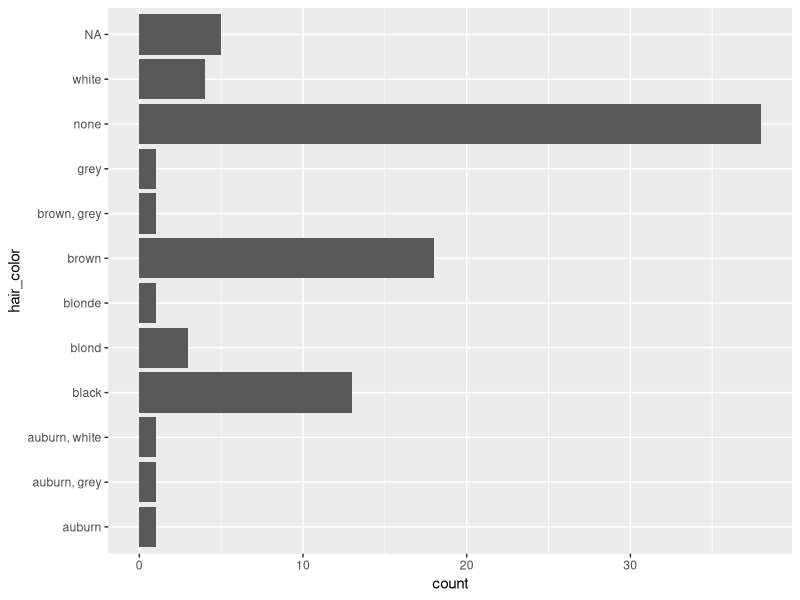
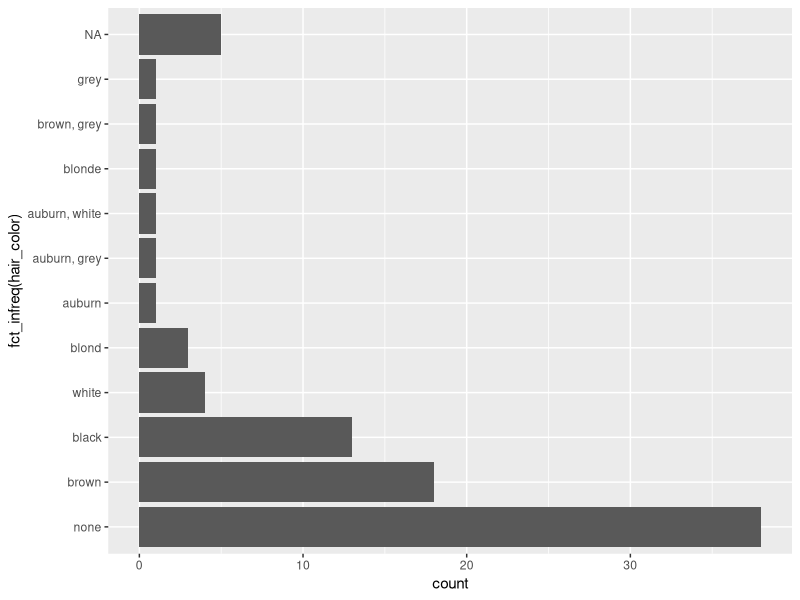
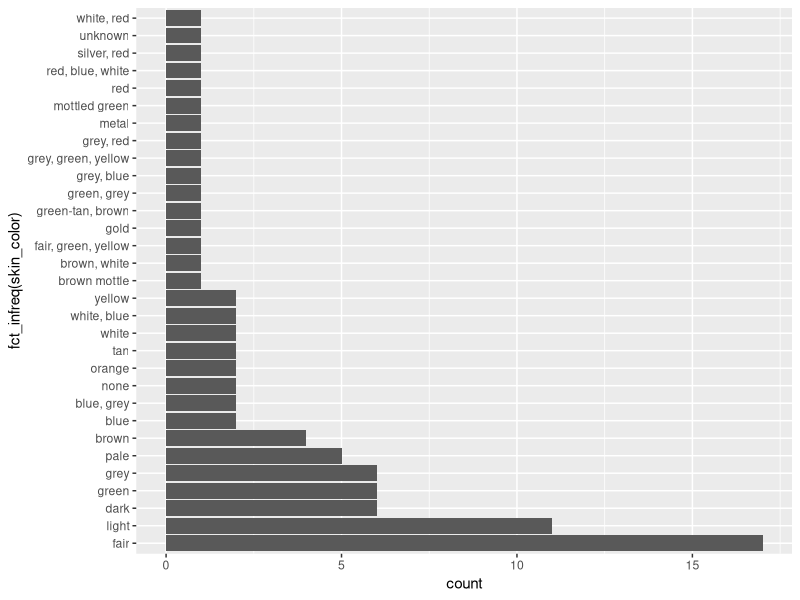
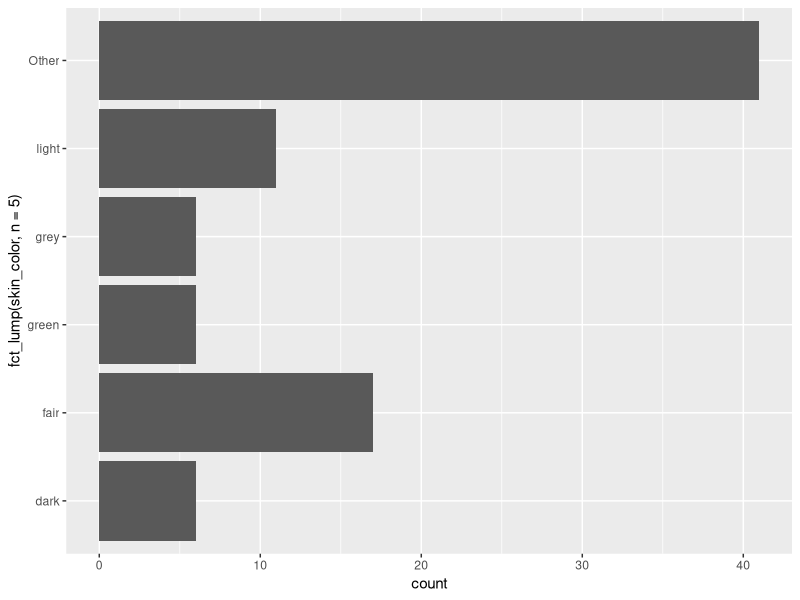
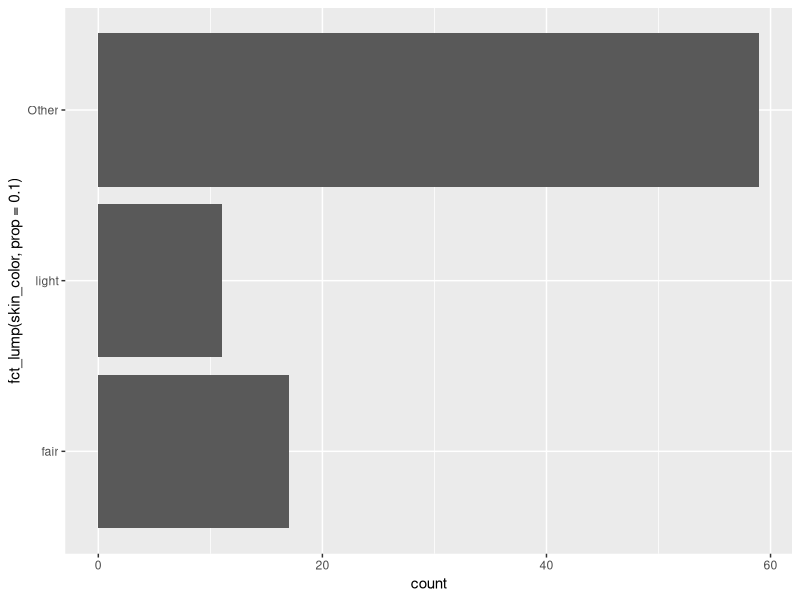
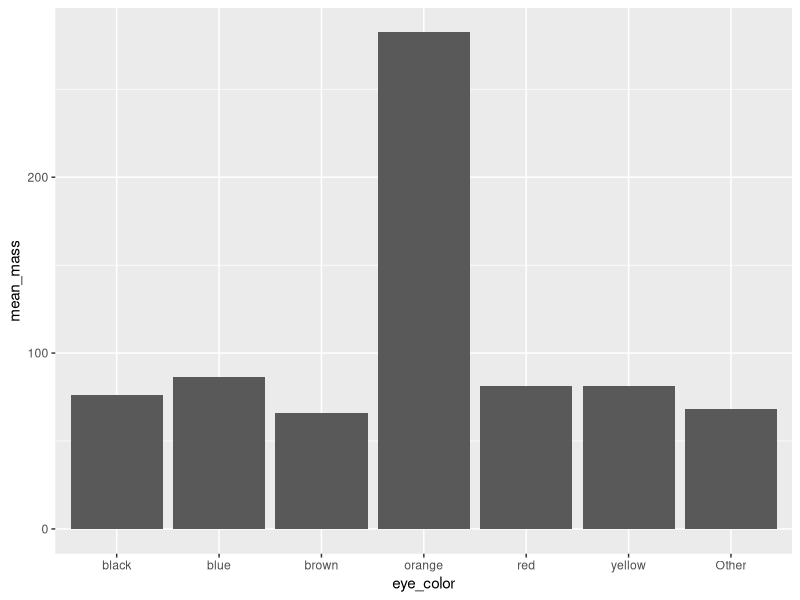
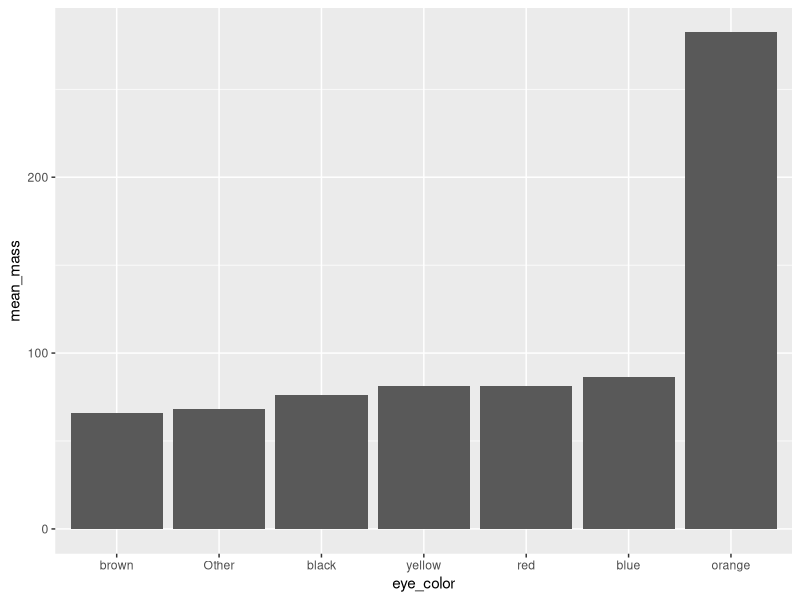
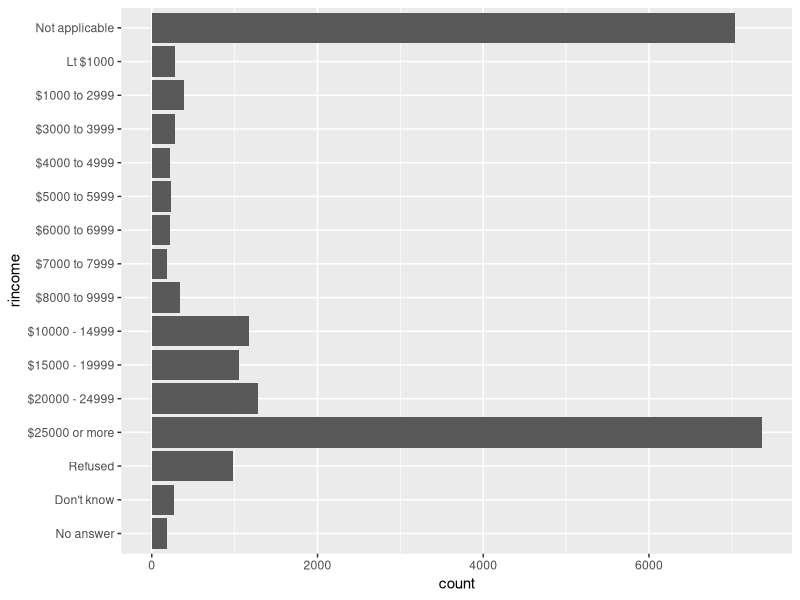

These charts were generated, in order, by the following R code:
## ---- chunk 1
knitr::opts_chunk$set(
  collapse = TRUE,
  comment = "#>",
  fig.path = "man/figures/README-"
)
## ---- chunk 2
library(tidyverse)
## ---- chunk 3
ggplot(starwars, aes(x = hair_color)) + 
  geom_bar() + 
  coord_flip()
## ---- chunk 4
ggplot(starwars, aes(x = fct_infreq(hair_color))) + 
  geom_bar() + 
  coord_flip()
## ---- chunk 5
ggplot(starwars, aes(x = fct_infreq(skin_color))) + 
  geom_bar() + 
  coord_flip()
## ---- chunk 6
ggplot(starwars, aes(x = fct_lump(skin_color, n = 5))) + 
  geom_bar() + 
  coord_flip()
## ---- chunk 7
ggplot(starwars, aes(x = fct_lump(skin_color, prop = .1))) + 
  geom_bar() + 
  coord_flip()
## ---- chunk 8
starwars %>%
  mutate(eye_color = fct_lump(eye_color, n = 6)) %>%
  group_by(eye_color) %>%
  summarise(mean_mass = mean(mass, na.rm = TRUE)) %>%
  ggplot(aes(x = eye_color, y = mean_mass)) + 
  geom_col()
## ---- chunk 9
starwars %>%
  mutate(eye_color = fct_lump(eye_color, n = 6)) %>%
  group_by(eye_color) %>%
  summarise(mean_mass = mean(mass, na.rm = TRUE)) %>%
  mutate(eye_color = fct_reorder(eye_color, mean_mass)) %>%
  ggplot(aes(x = eye_color, y = mean_mass)) + 
  geom_col()
## ---- chunk 10
ggplot(gss_cat, aes(x = rincome)) +
   geom_bar() + 
   coord_flip()
## ---- chunk 11
levels(gss_cat$rincome)
## ---- chunk 12
ggplot(gss_cat, aes(x = fct_shuffle(rincome))) +
   geom_bar() + 
   coord_flip()
## ---- chunk 13
fct_relevel(gss_cat$rincome, c("Lt $1000", "$1000 to 2999")) %>%
  levels()
## ---- chunk 14
fct_relevel(gss_cat$rincome, c("Lt $1000", "$1000 to 2999"), after = 1) %>%
  levels()
